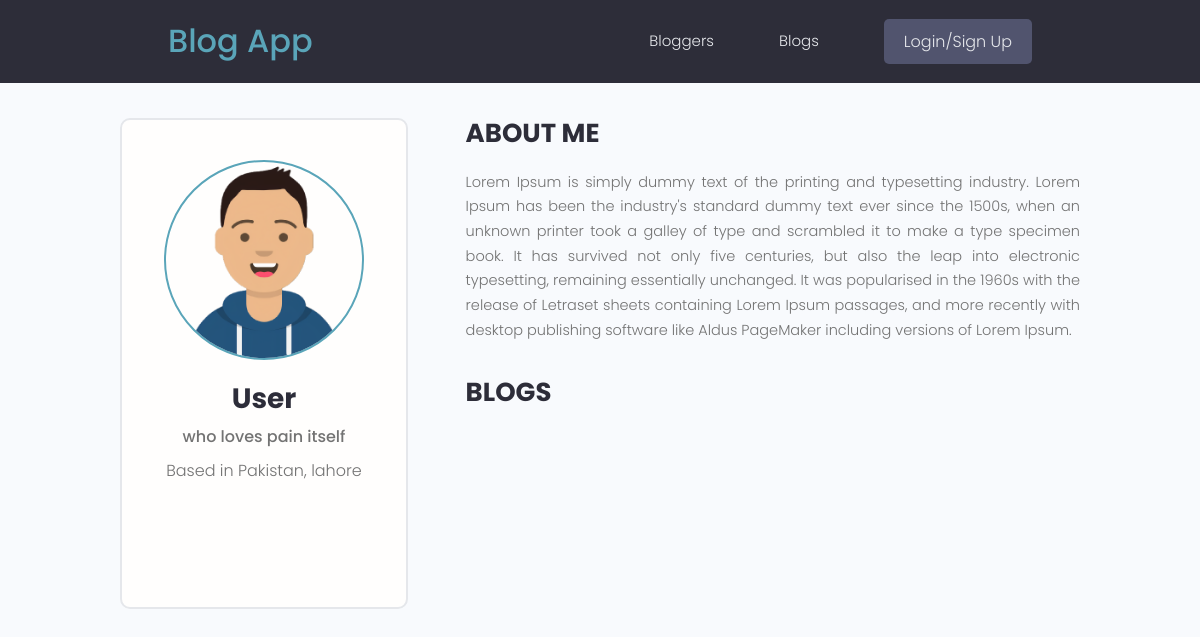
The app's page /profile/1fe7fa1f-9b67-48df-b7d2-da891b9bffba/, older data.
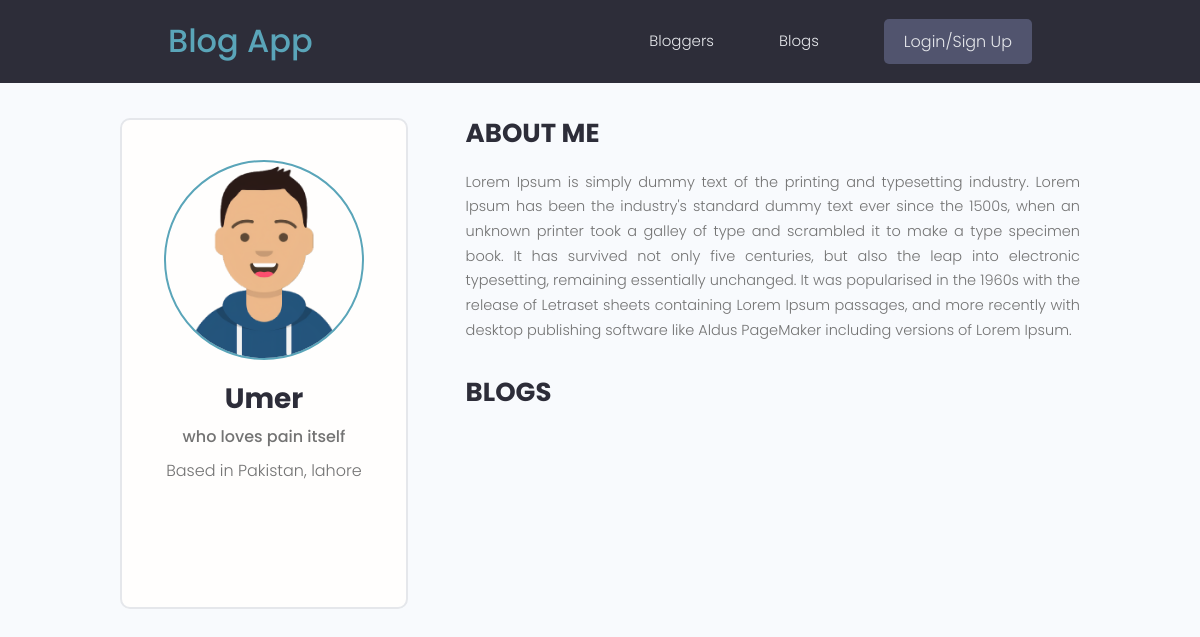
The same page, newer data.
### users/models.py (models this page shows, shortened)
class Profile(models.Model):
    user = models.OneToOneField(
        User, on_delete=models.CASCADE, null=True, blank=True)
    name = models.CharField(max_length=200, blank=True, null=True)
    email = models.EmailField(max_length=500, blank=True, null=True)
    username = models.CharField(max_length=200, blank=True, null=True)
    location = models.CharField(max_length=200, blank=True, null=True)
    short_intro = models.CharField(max_length=200, blank=True, null=True)
    bio = models.TextField(blank=True, null=True)
    profile_image = models.ImageField(
        null=True, blank=True, upload_to='profiles/', default="profiles/user-default.png")
    social_github = models.CharField(max_length=200, blank=True, null=True)
    social_twitter = models.CharField(max_length=200, blank=True, null=True)
    social_linkedin = models.CharField(max_length=200, blank=True, null=True)
    social_youtube = models.CharField(max_length=200, blank=True, null=True)
    social_website = models.CharField(max_length=200, blank=True, null=True)
    created = models.DateTimeField(auto_now_add=True)
    id = models.UUIDField(default=uuid.uuid4, unique=True,
                          primary_key=True, editable=False)
    class Meta:
        ordering = ['created']
    @property
    def imageURL(self):
        try:
            url = self.profile_image.url
        except:
            url = ''
        return url

### users/views.py (the view)
# urls.py: path('profile/<str:pk>/', views.userProfile, name="user-profile"),
def userProfile(request, pk):
    profile = Profile.objects.get(id=pk)
    context = {'profile': profile}
    return render(request, 'users/user-profile.html', context)

### users/templates/users/user-profile.html (shortened to what this page needs)
{% extends 'main.html' %}
{% block content %}
<main class="profile my-md">
    <div class="container">
        <div class="layout">
            <div class="column column--1of3">
                <div class="card text-center">
                    <div class="card__body dev">
                        <img class="avatar avatar--xl" src="{{ profile.imageURL }}" />
                        <h2 class="dev__name">{{profile.name}}</h2>
                        <p class="dev__title">{{profile.short_intro}}</p>
                        <p class="dev__location">Based in {{profile.location}}</p>
                        <ul class="dev__social">
                        </ul>
                    </div>
                </div>
            </div>
            <div class="column column--2of3">
                <div class="devInfo">
                    <h3 class="devInfo__title">About Me</h3>
                    <p class="devInfo__about">{{profile.bio}}</p>
                </div>
                <div class="devInfo">
                    <h3 class="devInfo__title">Blogs</h3>
                </div>
            </div>
        </div>
    </div>
</main>
{% endblock content %}

Row changes from the older to the newer data that the page shows:
changed Profile "who loves pain itself": name "User" → "Umer"
